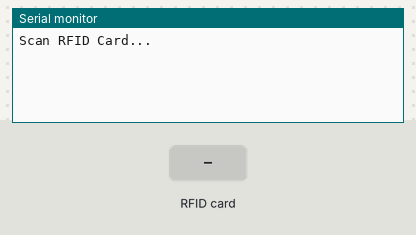
Bench run of a sketch on a simulated Arduino Uno, built with avr-gcc and run on an emulated ATmega328P. On the bench: the last lines printed to the serial monitor. Inputs (shaded band) come from the test bench.

Above: at 1.2 s.
1.3 s: RFID card 90 17 23 83 held to the reader
At 1.7 s:
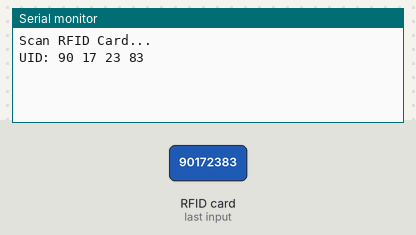
2.8 s: RFID card 5E 7A 19 C4 held to the reader
At 4.2 s:
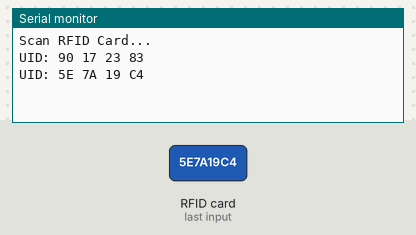

Measured:
- after the input at 1.3 s, the serial monitor: prints a new line at once (image 1)
- after the input at 2.8 s, the serial monitor: prints a new line at once (image 2)

The sketch:

DumpInfo.ino
```cpp
// (licence header left out)
#include <SPI.h>
#include <MFRC522.h>

#define RST_PIN         9          // Configurable, see typical pin layout above
#define SS_PIN          10         // Configurable, see typical pin layout above

MFRC522 mfrc522(SS_PIN, RST_PIN);  // Create MFRC522 instance
String content = "";
String allowedUID = "90 17 23 83";

void setup() {
	Serial.begin(9600);		// Initialize serial communications with the PC
	while (!Serial);		// Do nothing if no serial port is opened (added for Arduinos based on ATMEGA32U4)
	SPI.begin();			// Init SPI bus
	mfrc522.PCD_Init();		// Init MFRC522
	delay(4);				// Optional delay. Some board do need more time after init to be ready, see Readme
	// mfrc522.PCD_DumpVersionToSerial();	// Show details of PCD - MFRC522 Card Reader details
	// Serial.println(F("Scan PICC to see UID, SAK, type, and data blocks..."));
	Serial.println("Scan RFID Card...");
}

void loop() {
	if (!mfrc522.PICC_IsNewCardPresent() || !mfrc522.PICC_ReadCardSerial())
    return;

  content = "";
  // Đọc UID và nối thành chuỗi
  for (byte i = 0; i < mfrc522.uid.size; i++) {
    if (mfrc522.uid.uidByte[i] < 0x10) content.concat(" 0");
    else content.concat(" ");
    content.concat(String(mfrc522.uid.uidByte[i], HEX));
  }
  content.toUpperCase();

  Serial.print("UID: ");
  Serial.println(content.substring(1)); // In UID ra Serial Monitor

  // // So sánh UID
  // if (content.substring(1) == allowedUID) {
  //   Serial.println("<RFID:OK>");    // prefix dễ lọc
  // } else {
  //   Serial.println("<RFID:FAIL>");
  // }

  mfrc522.PICC_HaltA();   // Ngưng đọc thẻ
  delay(1000);
}
```
